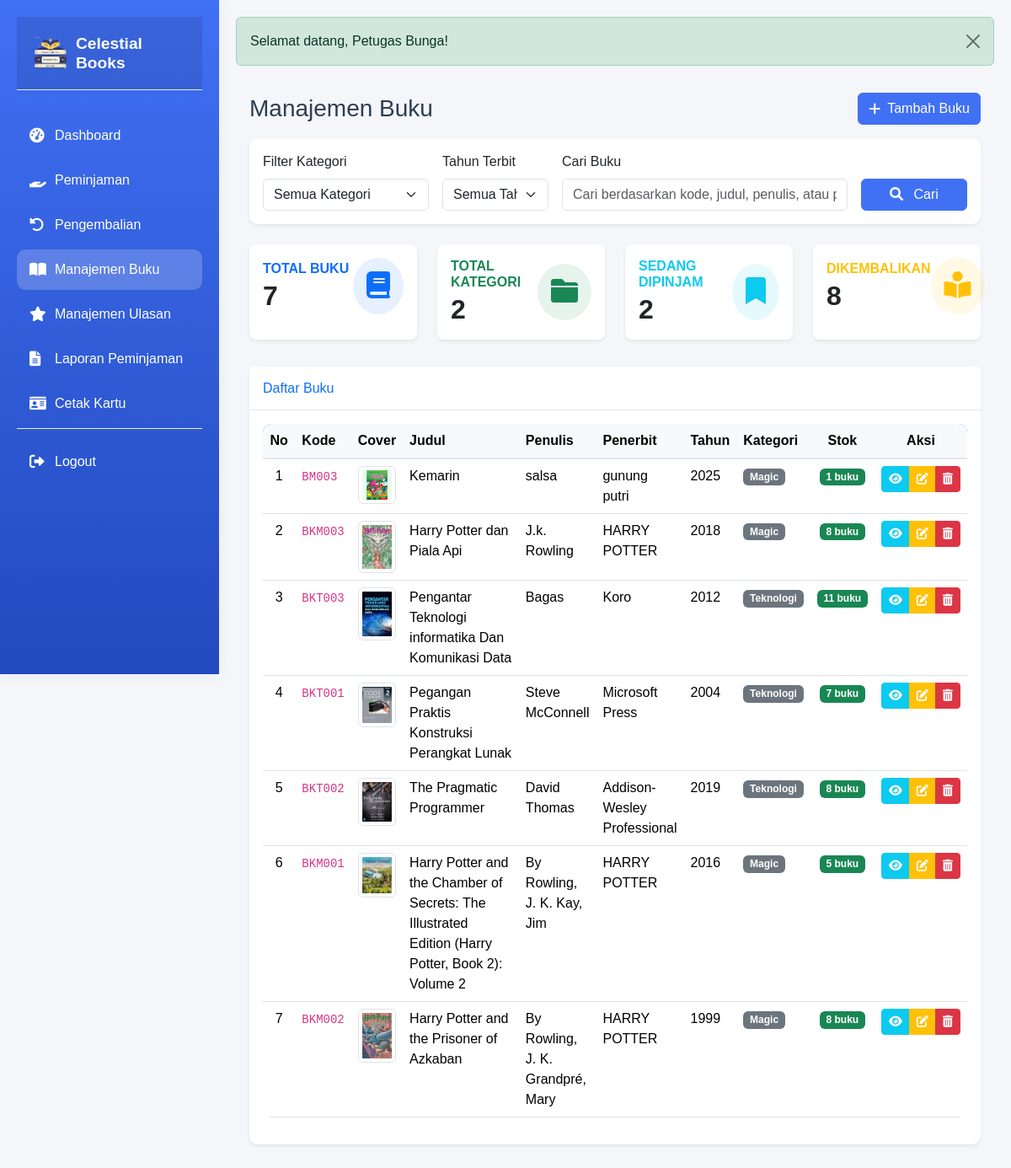
The app's page /modules/petugas/books/index.php (signed in) with its own data.
### tables this page shows
CREATE TABLE `buku` (
  `id` int(11) NOT NULL,
  `kode_buku` varchar(20) NOT NULL,
  `judul` varchar(255) NOT NULL,
  `penulis` varchar(255) NOT NULL,
  `penerbit` varchar(255) NOT NULL,
  `tahun_terbit` int(11) NOT NULL,
  `isbn` varchar(20) DEFAULT NULL,
  `stok` int(11) NOT NULL DEFAULT 1,
  `cover_img` varchar(255) DEFAULT 'default_cover.jpg',
  `deskripsi` text DEFAULT NULL,
  `created_at` timestamp NOT NULL DEFAULT current_timestamp(),
  `updated_at` timestamp NOT NULL DEFAULT current_timestamp() ON UPDATE current_timestamp(),
  `rating` decimal(3,1) NOT NULL DEFAULT 0.0
);

### modules/petugas/books/index.php (the view, shortened to what this page needs)
<?php
$db = new Database();
$conn = $db->getConnection();
$search = isset($_GET['search']) ? sanitize($_GET['search']) : '';
$halaman = isset($_GET['halaman']) ? (int)$_GET['halaman'] : 1;
$batas = 10;
$start = ($halaman - 1) * $batas;
$query = "
    SELECT b.*, GROUP_CONCAT(k.nama_kategori SEPARATOR ', ') as kategori_nama
    FROM buku b
    LEFT JOIN kategori_buku_relasi r ON b.id = r.buku_id
    LEFT JOIN kategori_buku k ON r.kategori_id = k.id
    WHERE 1=1
";
$query .= " GROUP BY b.id ORDER BY b.created_at DESC";
$query .= " LIMIT $start, $batas";
$stmt = $conn->prepare($query);
$stmt->execute();
$books = $stmt->fetchAll(PDO::FETCH_ASSOC);
$stats = [
    'total_books' => $conn->query("SELECT COUNT(*) FROM buku")->fetchColumn(),
    'total_categories' => $conn->query("SELECT COUNT(*) FROM kategori_buku")->fetchColumn(),
    'total_borrowed' => $conn->query("SELECT COUNT(*) FROM peminjaman WHERE status_peminjaman = 'dipinjam'")->fetchColumn(),
    'total_returned' => $conn->query("SELECT COUNT(*) FROM peminjaman WHERE status_peminjaman = 'dikembalikan'")->fetchColumn()
];
include '../../../includes/header.php';
?>
<div class="container-fluid p-3">
    <div class="d-flex justify-content-between align-items-center mb-3">
        <h1 class="h3 mb-0">Manajemen Buku</h1>
        <a href="create.php" class="btn btn-primary d-flex align-items-center">
            <i class="fas fa-plus me-2"></i> Tambah Buku
        </a>
    </div>
    <div class="card border-0 shadow-sm mb-4">
        <div class="card-body">
            <form method="GET" action="" class="row g-3">
                <div class="col-md-3">
                    <label for="kategori_id" class="form-label">Filter Kategori</label>
                    <select name="kategori_id" id="kategori_id" class="form-select">
                        <option value="">Semua Kategori</option>
                    </select>
                </div>
                <div class="col-md-2">
                    <label for="tahun" class="form-label">Tahun Terbit</label>
                    <select name="tahun" id="tahun" class="form-select">
                        <option value="">Semua Tahun</option>
                    </select>
                </div>
                <div class="col-md-5">
                    <label for="search" class="form-label">Cari Buku</label>
                    <input type="text" name="search" id="search" class="form-control" placeholder="Cari berdasarkan kode, judul, penulis, atau penerbit..." value="<?= htmlspecialchars($search) ?>">
                </div>
                <div class="col-md-2 d-flex align-items-end">
                    <button type="submit" class="btn btn-primary w-100">
                        <i class="fas fa-search me-2"></i> Cari
                    </button>
                </div>
            </form>
        </div>
    </div>
    <div class="row mb-3">
        <div class="col-md-3 mb-3">
            <div class="card border-0 rounded-3 shadow-sm stats-card h-100">
                <div class="card-body p-3">
                    <div class="d-flex justify-content-between align-items-center">
                        <div>
                            <h6 class="text-primary mb-1 fw-bold">TOTAL BUKU</h6>
                            <h2 class="mb-0 fw-bold"><?= number_format($stats['total_books']) ?></h2>
                        </div>
                        <div class="bg-primary bg-opacity-10 p-3 rounded-circle">
                            <i class="fas fa-book text-primary fa-2x"></i>
                        </div>
                    </div>
                </div>
            </div>
        </div>
        <div class="col-md-3 mb-3">
            <div class="card border-0 rounded-3 shadow-sm stats-card h-100">
                <div class="card-body p-3">
                    <div class="d-flex justify-content-between align-items-center">
                        <div>
                            <h6 class="text-success mb-1 fw-bold">TOTAL KATEGORI</h6>
                            <h2 class="mb-0 fw-bold"><?= number_format($stats['total_categories']) ?></h2>
                        </div>
                        <div class="bg-success bg-opacity-10 p-3 rounded-circle">
                            <i class="fas fa-folder text-success fa-2x"></i>
                        </div>
                    </div>
                </div>
            </div>
        </div>
        <div class="col-md-3 mb-3">
            <div class="card border-0 rounded-3 shadow-sm stats-card h-100">
                <div class="card-body p-3">
                    <div class="d-flex justify-content-between align-items-center">
                        <div>
                            <h6 class="text-info mb-1 fw-bold">SEDANG DIPINJAM</h6>
                            <h2 class="mb-0 fw-bold"><?= number_format($stats['total_borrowed']) ?></h2>
                        </div>
                        <div class="bg-info bg-opacity-10 p-3 rounded-circle">
                            <i class="fas fa-bookmark text-info fa-2x"></i>
                        </div>
                    </div>
                </div>
            </div>
        </div>
        <div class="col-md-3 mb-3">
            <div class="card border-0 rounded-3 shadow-sm stats-card h-100">
                <div class="card-body p-3">
                    <div class="d-flex justify-content-between align-items-center">
                        <div>
                            <h6 class="text-warning mb-1 fw-bold">DIKEMBALIKAN</h6>
                            <h2 class="mb-0 fw-bold"><?= number_format($stats['total_returned']) ?></h2>
                        </div>
                        <div class="bg-warning bg-opacity-10 p-3 rounded-circle">
                            <i class="fas fa-book-reader text-warning fa-2x"></i>
                        </div>
                    </div>
                </div>
            </div>
        </div>
    </div>
    <div class="card shadow-sm border-0">
        <div class="card-header py-3 d-flex justify-content-between align-items-center">
            <h6 class="m-0 font-weight-bold text-primary">Daftar Buku</h6>
        </div>
        <div class="card-body">
            <div class="table-responsive">
                <table class="table table-hover" id="dataTableBooks">
                    <thead class="table-light">
                        <tr>
                            <th class="text-center" width="5%">No</th>
                            <th width="50">Kode</th>
                            <th width="80">Cover</th>
                            <th width="30%">Judul</th>
                            <th>Penulis</th>
                            <th>Penerbit</th>
                            <th>Tahun</th>
                            <th>Kategori</th>
                            <th class="text-center">Stok</th>
                            <th class="text-center" width="10%">Aksi</th>
                        </tr>
                    </thead>
                    <tbody>
                        <?php if (empty($books)): ?>
                            <tr>
                                <td colspan="10" class="text-center p-4">
                                    <div class="alert alert-info">
                                        <i class="fas fa-info-circle me-2"></i>Tidak ada data buku ditemukan
                                    </div>
                                </td>
                            </tr>
                        <?php else: ?>
                            <?php foreach ($books as $index => $book): ?>
                                <tr>
                                    <td class="text-center"><?= $start + $index + 1 ?></td>
                                    <td><code><?= htmlspecialchars($book['kode_buku']) ?></code></td>
                                    <td>
                                        <?php
                                        $coverImg = !empty($book['cover_img']) ? $book['cover_img'] : 'book' . rand(11, 15) . '.jpg';
                                        $imagePath = BASE_URL . '/assets/img/books/' . $coverImg;
                                        ?>
                                        <img src="<?= $imagePath ?>"
                                            class="img-thumbnail"
                                            width="60"
                                            alt="<?= htmlspecialchars($book['judul']) ?>"
                                            style="object-fit: cover;"
                                            onerror="this.src='<?= BASE_URL ?>/assets/img/books/book<?= rand(11, 15) ?>.jpg';">
                                    </td>
                                    <td><?= htmlspecialchars($book['judul']) ?></td>
                                    <td><?= htmlspecialchars($book['penulis']) ?></td>
                                    <td><?= htmlspecialchars($book['penerbit']) ?></td>
                                    <td><?= $book['tahun_terbit'] ?></td>
                                    <td>
                                        <span class="badge bg-secondary">
                                            <?= htmlspecialchars($book['kategori_nama'] ?? 'Tidak ada kategori') ?>
                                        </span>
                                    </td>
                                    <td class="text-center">
                                        <span class="badge <?= $book['stok'] > 0 ? 'bg-success' : 'bg-danger' ?>">
                                            <?= $book['stok'] ?> buku
                                        </span>
                                    </td>
                                    <td class="text-center">
                                        <div class="btn-group btn-group-sm" role="group">
                                            <a href="detail.php?id=<?= $book['id'] ?>" class="btn btn-info text-white" data-bs-toggle="tooltip" title="Detail">
                                                <i class="fas fa-eye"></i>
                                            </a>
                                            <a href="edit.php?id=<?= $book['id'] ?>" class="btn btn-warning text-white" data-bs-toggle="tooltip" title="Edit">
                                                <i class="fas fa-edit"></i>
                                            </a>
                                            <a href="delete.php?id=<?= $book['id'] ?>" class="btn btn-danger" onclick="return confirm('Apakah Anda yakin ingin menghapus buku ini?')" data-bs-toggle="tooltip" title="Hapus">
                                                <i class="fas fa-trash-alt"></i>
                                            </a>
                                        </div>
                                    </td>
                                </tr>
                            <?php endforeach; ?>
                        <?php endif; ?>
                    </tbody>
                </table>
            </div>
        </div>
    </div>
</div>
<?php include '../../../includes/footer.php'; ?>

### assets/css/style.css (style rules this page uses)
:root { --primary-color: #4070f4; --secondary-color: #0c134f; --success-color: #1cc88a; --info-color: #36b9cc; --warning-color: #f6c23e; --danger-color: #e74a3b; --white-color: #ffffff; --light-color: #f8f9fc; --dark-color: #5a5c69; --text-color: #333333; --text-light: #7f8c8d; --text-dark: #2c3e50; --sidebar-width: 260px; --header-height: 60px; --transition-speed: 0.3s; }
body { font-family: 'Nunito', sans-serif; background-color: #f5f6fa; color: var(--text-dark); }
.card { border: none; border-radius: 10px; box-shadow: 0 0.15rem 1.75rem 0 rgba(58, 59, 69, 0.15); transition: transform 0.3s ease; background-color: var(--white-color); }
.card-header { background-color: var(--white-color); border-bottom: 1px solid #e3e6f0; }
.btn-primary { background-color: var(--primary-color); border-color: var(--primary-color); }
.table { background-color: var(--white-color); border-radius: 10px; overflow: hidden; }
.table thead { background-color: var(--primary-color); color: var(--white-color); }
.table thead th { background-color: var(--light-color); border-bottom: 2px solid #e3e6f0; }

### records on screen
buku: index "1", kode_buku "BM003", cover_img (picture), judul "Kemarin", penulis "salsa", penerbit "gunung putri", tahun_terbit "2025", kategori_nama "Magic", stok "1"
buku: index "2", kode_buku "BKM003", cover_img (picture), judul "Harry Potter dan Piala Api", penulis "J.k. Rowling", penerbit "HARRY POTTER", tahun_terbit "2018", kategori_nama "Magic", stok "8"
buku: index "3", kode_buku "BKT003", cover_img (picture), judul "Pengantar Teknologi informatika Dan Komunikasi Data", penulis "Bagas", penerbit "Koro", tahun_terbit "2012", kategori_nama "Teknologi", stok "11"
buku: index "4", kode_buku "BKT001", cover_img (picture), judul "Pegangan Praktis Konstruksi Perangkat Lunak", penulis "Steve McConnell", penerbit "Microsoft Press", tahun_terbit "2004", kategori_nama "Teknologi", stok "7"
buku: index "5", kode_buku "BKT002", cover_img (picture), judul "The Pragmatic Programmer", penulis "David Thomas", penerbit "Addison-Wesley Professional", tahun_terbit "2019", kategori_nama "Teknologi", stok "8"
buku: index "6", kode_buku "BKM001", cover_img (picture), judul "Harry Potter and the Chamber of Secrets: The Illustrated Edition (Harry Potter, Book 2): Volume 2", penulis "By Rowling, J. K. Kay, Jim", penerbit "HARRY POTTER", tahun_terbit "2016", kategori_nama "Magic", stok "5"
buku: index "7", kode_buku "BKM002", cover_img (picture), judul "Harry Potter and the Prisoner of Azkaban", penulis "By Rowling, J. K. Grandpré, Mary", penerbit "HARRY POTTER", tahun_terbit "1999", kategori_nama "Magic", stok "8"

### other values on screen
APP_NAME "Celestial Books"
$alert['message'] "Selamat datang, Petugas Bunga!"
$stats['total_books'] "7"
$stats['total_categories'] "2"
$stats['total_borrowed'] "2"
$stats['total_returned'] "8"
